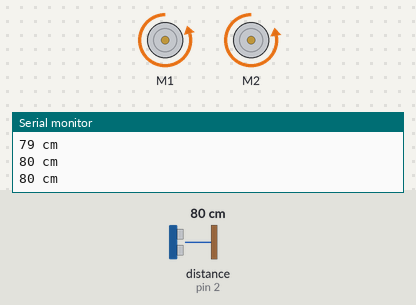
Recording of a sketch running on a simulated Arduino Uno, built with avr-gcc and run on an emulated ATmega328P. On the bench: 2 × DC motor (green arrow = forward, orange = backward, longer = faster), the last lines printed to the serial monitor. Wiring (inferred from the names in the program): ultrasonic range finder: trigger pin 3; echo pin 2. The inputs (shaded band) are chosen by the test bench; at power-on: distance to the obstacle (sensor on pin 2) 80 cm. The echo pulse lasts 58.3 µs per cm.

Above: at 2.2 s.
2.3 s: distance to the obstacle (sensor on pin 2) set to 147 cm
3.8 s: distance to the obstacle (sensor on pin 2) set to 155 cm
At 4.3 s:
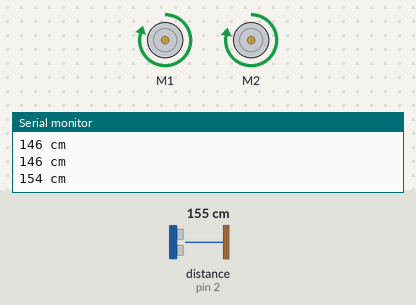
Timing chart, 0 to 6.8 s (numbered marks = the images above; inputs shaded):
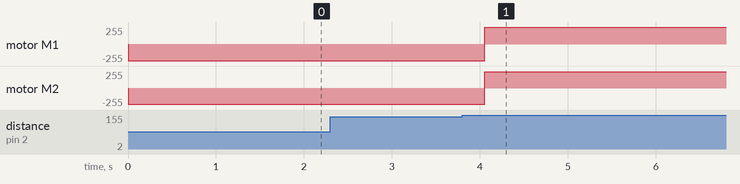

The sketch:

wall_test_2.ino
```cpp
#include "motor_control.h"
#define SPEED 250
#define BACK_PROX false
#define LEFT_PROX true
#define RIGHT false
#define LEFT true
#define length_of_arena 160
#define TRIG_PIN 3
#define ECHO_PIN 2
#define TRIG_PIN_2 4
#define ECHO_PIN_2 5

int loop_count;

MotorController motor_control(1,2);

float get_prox_reading(bool direction) {
  long duration;
  if (direction == BACK_PROX) {
    digitalWrite(TRIG_PIN, LOW);
    delayMicroseconds(2);
    digitalWrite(TRIG_PIN, HIGH);
    delayMicroseconds(10);
    digitalWrite(TRIG_PIN, LOW);

    duration = pulseIn(ECHO_PIN, HIGH);
  }
  else {
  digitalWrite(TRIG_PIN_2, LOW);
    delayMicroseconds(2);
    digitalWrite(TRIG_PIN_2, HIGH);
    delayMicroseconds(10);
    digitalWrite(TRIG_PIN_2, LOW);

    duration = pulseIn(ECHO_PIN_2, HIGH);
  }
  long distance = (duration/2) / 29.1;

  if (distance >= 400 || distance <= 0) {
    Serial.println("Out of range");
    Serial.println(distance);
  get_prox_reading(direction);
  return;
  }
  else {
    Serial.print(distance);
    Serial.println(" cm");
  }
  if (direction == BACK_PROX) {
    //back_prox = distance;
    return (distance);
  }
  else {
    //left_prox = distance;
    return(distance);
  }
}


void wall_response(void) {
  if (loop_count % 2 == 0) {
    turn(RIGHT);
    motor_control.stop();
  }
  else {
    turn(LEFT);
    motor_control.stop();
   }
  //open_gates();
  motor_control.reverse(SPEED);
  delay(1500);
  //close_gates();
  motor_control.forward(SPEED);
  delay(500);
  if (loop_count % 2 == 0) {
    turn(RIGHT);
    motor_control.stop();
  }
  else {
    turn(LEFT);
    motor_control.stop();
  }
  loop_count += 1;
  motor_control.stop();
}

void turn(bool direction) {
  if (direction == RIGHT) {
    //check variables!!!
    motor_control.rotate_right(SPEED);
    delay(1103);

  }
  else {
    motor_control.rotate_left(SPEED);
    delay(1213);
  }
  motor_control.stop();
}

void setup() {
  // put your setup code here, to run once:
  loop_count = 0;
  Serial.begin (9600);

  pinMode(TRIG_PIN, OUTPUT);
  pinMode(ECHO_PIN, INPUT);
  pinMode(TRIG_PIN_2, OUTPUT);
  pinMode(ECHO_PIN_2, INPUT);

  motor_control.init();
  motor_control.forward(SPEED);
  delay(1000);
}

void loop() {
  // put your main code here, to run repeatedly:

  float back_prox = get_prox_reading(BACK_PROX);
  if (back_prox >= (length_of_arena - 10 )) {
    while (back_prox >= ( 10 )) {
    motor_control.reverse(SPEED);
    delay(500);
    float back_prox = get_prox_reading(BACK_PROX);
    }
  }
  motor_control.forward(SPEED);
  delay(500);
}
```

motor_control.cpp
```cpp
#include "motor_control.h"

MotorController::MotorController(uint8_t left_motor_port, uint8_t right_motor_port):AFMS(),left_motor(AFMS.getMotor(left_motor_port)),right_motor(AFMS.getMotor(right_motor_port)){}

int correction = -5;

void MotorController::init(){
  AFMS.begin();
  stop();
}

void MotorController::forward(uint8_t motor_speed){
  left_motor->setSpeed(motor_speed);\
  right_motor->setSpeed(motor_speed+correction);
  left_motor->run(BACKWARD);
  right_motor->run(BACKWARD);
}


void MotorController::reverse(uint8_t motor_speed){
  left_motor->setSpeed(motor_speed);
  right_motor->setSpeed(motor_speed + correction);

  left_motor->run(FORWARD);
  right_motor->run(FORWARD);
}

void MotorController::rotate_right(uint8_t motor_speed){
  left_motor->setSpeed(motor_speed);
  right_motor->setSpeed(motor_speed + correction);

  left_motor->run(BACKWARD);
  right_motor->run(FORWARD);
}

void MotorController::rotate_left(uint8_t motor_speed){
  left_motor->setSpeed(motor_speed);

  right_motor->setSpeed(motor_speed + correction);

  left_motor->run(FORWARD);
  right_motor->run(BACKWARD);
}

void MotorController::stop(){
  left_motor->run(RELEASE);
  right_motor->run(RELEASE);
}
```

motor_control.h
```cpp
/*  Motor Control library, for controlling the drive motors
 *  Initialise a MotorController object with the ports of the left and right motors
 *  Call the forward, reverse, rotate_right, rotate_left functions to start movement
 *  Call the stop function to stop movement
 *  For movement functions, supply a motor speed from 0 -> 255
 */

#ifndef MOTOR_CONTROL_H_GUARD
#define MOTOR_CONTROL_H_GUARD

#include <Wire.h>
#include <Adafruit_MotorShield.h>
#include "utility/Adafruit_MS_PWMServoDriver.h"

class MotorController{

public:

  MotorController(uint8_t left_motor_port,uint8_t right_motor_port);
  void init();
  void forward(uint8_t motor_speed);
  void reverse(uint8_t motor_speed);
  void rotate_right(uint8_t motor_speed);
  void rotate_left(uint8_t motor_speed);
  void stop();

private:

  Adafruit_MotorShield AFMS;
  Adafruit_DCMotor *left_motor;
  Adafruit_DCMotor *right_motor;
};

#endif
```

Measured:
- the behaviour switches between 149 and 150 cm on distance to the obstacle (sensor on pin 2) (found by bisection; images 0 and 1)
- after the input at 3.8 s, motor M1: backward 250/255 → forward 250/255 after 0.26 s; motor M2: backward 245/255 → forward 245/255 after 0.26 s
